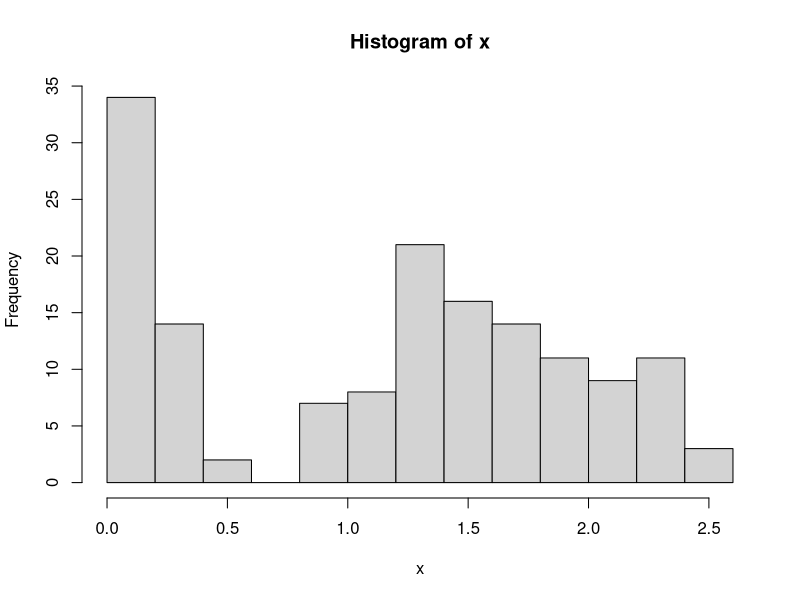

Reproduce this figure in R.
## ---- chunk 1
iris
## ---- chunk 2
head(iris)

colnames(iris)

#How do we call a specific column?
x<-iris$Sepal.Length
## ---- chunk 3
colnames(iris)

#Identical to iris$Sepal.Length

iris[,"Sepal.Length"]
iris[,1]

#dataframes can be indexed for both rows and columns
#remember that simple ranges can be given
1:5

#Get the first five rows and all columns
iris[1:5,]

#Get all rows and the first two columns
a<-iris[,1:2]
head(a)
## ---- chunk 4
#Grab the Sepal.Width
x<-iris$Petal.Width

#Historgram
hist(x)

#Which values are greater than 1?
logi<-x > 1

#Return all columns based on iris$Petal.Width
a<-iris[logi,]

head(a)

#Return the same column as was subsetted.
x[logi]

#Return a different column based on the subset, ie. Return all values in Sepal.Length where Sepal.Width is greater than 1. 
iris[logi,"Petal.Length"]
## ---- chunk 5
#Get records with petal length of 4
iris[iris$Petal.Length==4,]

#Get only records from the species versicolor
iris[iris$Species=="versicolor",]
## ---- chunk 6
iris[iris$Petal.Length > 4 & iris$Species == "versicolor",]
